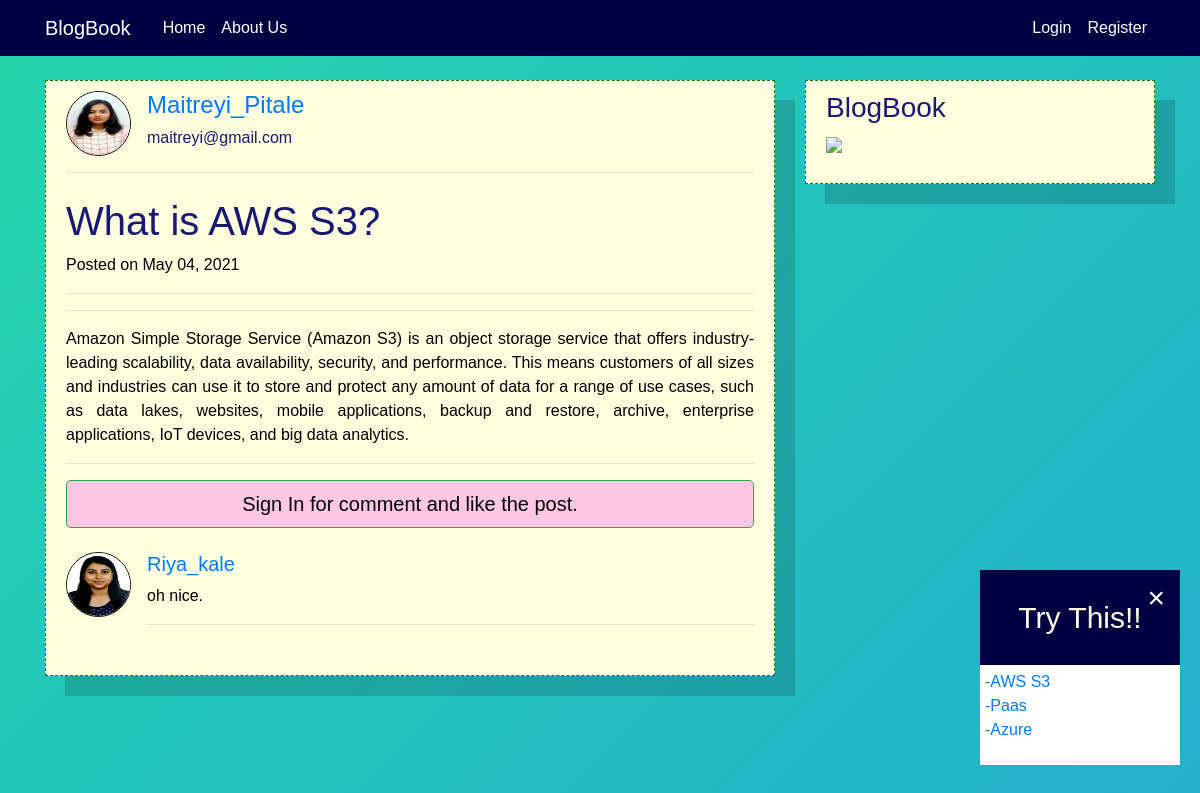
Page /post/40/ on the committed database.
### blog/models.py (models this page shows, shortened)
class Post(models.Model):
    author = models.ForeignKey(
        settings.AUTH_USER_MODEL, on_delete=models.CASCADE)
    title = models.CharField(max_length=100)
    content = models.TextField()
    liked = models.ManyToManyField(
        settings.AUTH_USER_MODEL, blank=True, related_name='liked')
    date_posted = models.DateTimeField(default=timezone.now)
    objects = PostManager()
    class Meta:
        ordering = ('-date_posted', )

class Comment(models.Model):
    post = models.ForeignKey(
        Post, related_name='comments', on_delete=models.CASCADE)
    author = models.ForeignKey(
        settings.AUTH_USER_MODEL, on_delete=models.CASCADE)
    text = models.TextField()
    created_date = models.DateTimeField(default=timezone.now)
    approved_comment = models.BooleanField(default=True)

### users/models.py (models this page shows, shortened)
class Profile(models.Model):
    user = models.OneToOneField(User, on_delete=models.CASCADE)
    image = models.ImageField(default='default.jpg', upload_to='profile_pics')

### blog/views.py (the view)
# urls.py: path('post/<int:pk>/', PostDetailView.as_view(), name='post_detail'),
class PostDetailView(DetailView):
    model = Post

### blog/templates/blog/post_detail.html (shortened to what this page needs)
{% extends "blog/base.html" %}
{% load crispy_forms_tags %}
{% block content %}
<div class="content-section">
    <div class="media">
        <img class="d-flex mr-3 rounded-circle article-img" src="{{ object.author.profile.image.url }}" alt="">
        <div class="media-body">
            <h4 class="mt-0"><a href="{% url 'user_posts' object.author.username %}">{{ object.author }}</a></h4>
            <h6 class="mt-0">{{ object.author.email }}</h6>
        </div>
    </div>
    <hr>
    <div>
        <h1 class="mt-4">{{object.title}}</h1>
        <p>
            Posted on {{ object.date_posted|date:"F d, Y" }}
        </p>
    </div>
    <hr>
    <hr>
    <p class="lead">{{ object.content|safe|linebreaks }}</p>
    <hr>
    {% if user.is_authenticated %}
    <div class="card my-4">
        <h5 class="card-header">Leave a Comment:</h5>
        <div class="card-body">
            <form method="POST" action="{% url 'add_comment' object.id %}">
                {% csrf_token %}
                <div class="form-group">
                    <textarea class="form-control" name="text" rows="3" required></textarea>
                    <input type="hidden" name="user_id" value="{{user.id}}">
                </div>
                <button class="btn btn-primary" type="submit">Comment</button>
            </form>
        </div>
    </div>
    {% else %}
    <a href="{% url 'login' %}" class="btn btn-success btn-lg btn-block mb-4">
        Sign In for comment and like the post.
    </a>
    {% endif %}
    {% for comment in post.comments.all %}
    {% if comment.approved_comment %}
    <div class="media mb-4">
        <img class="d-flex mr-3 rounded-circle article-img" src="{{ comment.author.profile.image.url }}" alt="">
        <div class="media-body">
            <h5 class="mt-0"><a href="{% url 'user_posts' comment.author.username %}">{{ comment.author }}</a></h5>
            {{ comment.text|linebreaks }}
            <hr>
        </div>
    </div>
    {% else %}
    <div class="alert alert-secondary" role="alert">
        No Comment has been posted.
    </div>
    {% endif %}
    {% endfor %}
</div>
{% endblock content %}

### web/static/css/main.css (style rules this page uses)
body { background: linear-gradient(-45deg, #581845, #e73c7e, #23a6d5, #23d5ab); background-size: 400% 400%; animation: gradient 5s ease infinite; color: #333333; margin-top: 5rem; }
h1, h2, h3, h4, h5, h6 { color: #191970; }
.btn-success { color:black; background-color: #ffc7e3; }
.content-section { box-shadow: 20px 20px rgba(0,0,0,.15); background: #FFFFE0; padding: 10px 20px; border: 1px solid green; margin-bottom: 20px; color: #000000; text-align: justify; border-style: dashed; }
.article-img { height: 65px; width: 65px; margin-right: 16px; border-color: black; border:1px solid black ; }

### blog/templates/blog/base.html (style rules this page uses)
body { font-family: Arial, Helvetica, sans-serif; }

### rows in the picture
Post: author.profile.image (picture), author "Maitreyi_Pitale", author.email "maitreyi@gmail.com", title "What is AWS S3?", date_posted "May 04, 2021", content "Amazon Simple Storage Service (Amazon S3) is an object storage service that offers industry-leading scalability, data availability, security, and performance. This means customers of all sizes and industries can use it to store and protect any amount of data for a range of use cases, such as data lakes, websites, mobile applications, backup and restore, archive, enterprise applications, IoT devices, and big data analytics."
Comment: author.profile.image (picture), author "Riya_kale", text "oh nice."
